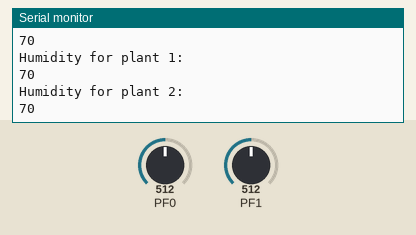
Bench run of a program on a simulated ATmega2560, built with avr-gcc and emulated at 16 MHz. Parts: the last lines printed to the serial monitor. The inputs (shaded band) are chosen by the test bench; at power-on: PF1 = 512, PF0 = 512.

Above: at 9.8 s.
9.9 s: PF1 set to 306
At 13.3 s:
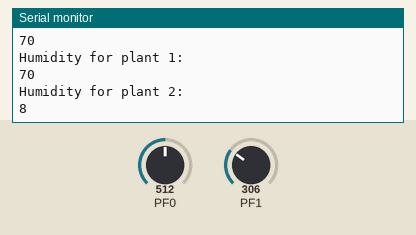
14.9 s: PF1 set to 280
At 17.3 s:
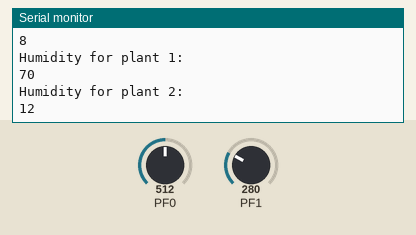
Timing chart, 0 to 18.8 s (numbered marks = the images above; inputs shaded):
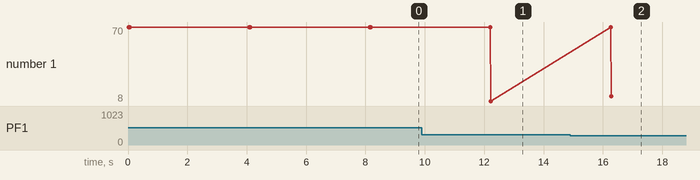

Measured:
- after the input at 9.9 s, the serial monitor: prints a new line after 2.3 s (image 1)
- after the input at 14.9 s, the serial monitor: prints a new line after 1.4 s (image 2)
- plotted number 1: 70 → 8 after the input at 9.9 s, 8 → 12 after the input at 14.9 s

The program:

main.cpp
```cpp
#include <avr/io.h>
#include "Potteplante.h"
#include "UART.h"
#include "Brugergreanseflade.h"

// Define the UART baud rate for 9600 (adjust depending on your system clock)
#define F_CPU 16000000UL  // Assuming a 16MHz clock (adjust if different)
#define BAUD 9600
#define MY_UBRR F_CPU/16/BAUD-1

#include <stdio.h>
#include <util/delay.h>

brugergraenseflade btInterface(9600);  // Baudrate sættes til 9600

int main(void) {

	Potteplante plant1(1, 0, 20, 5); // Brug ADC0 til plant1
	Potteplante plant2(2, 1, 20, 5); // Brug ADC1 til plant2

	while (1) {

		// Update the sensor (this will call SetHumidity in the sensor class)
		plant1.UpdateSensor();

		// Convert humidity to a string
		char humidityStr[10];  // Adjust size if needed
		sprintf(humidityStr, "%d", (int)plant1.GetHumidity());  // Convert humidity to string

		// Send humidity value via UART
		btInterface.SendMessage("Humidity for plant 1: ");
		btInterface.SendMessage(humidityStr);  // Send the string
		btInterface.SendMessage("\r\n");

// 		// Send threshold value via UART
// 		btInterface.SendMessage("Threshold for plant 1: ");
// 		char thresholdStr[10];
// 		sprintf(thresholdStr, "%d", (int)plant1.GetThreshold());
// 		btInterface.SendMessage(thresholdStr);
// 		btInterface.SendMessage("\r\n");
// 		btInterface.SendMessage("\r\n");


		// Repeat for plant2
		plant2.UpdateSensor();

		// Convert humidity for plant2 to string
		sprintf(humidityStr, "%d", (int)plant2.GetHumidity());

		// Send humidity value via UART
		btInterface.SendMessage("Humidity for plant 2: ");
		btInterface.SendMessage(humidityStr);  // Send the string
		btInterface.SendMessage("\r\n");

// 		// Send threshold value for plant2 via UART
// 		btInterface.SendMessage("Threshold for plant 2: ");
// 		sprintf(thresholdStr, "%d", (int)plant2.GetThreshold());
// 		btInterface.SendMessage(thresholdStr);
// 		btInterface.SendMessage("\r\n");
// 		btInterface.SendMessage("\r\n");
//
		_delay_ms(4000);

	}

	return 0;
}
```

Brugergreanseflade.cpp
```cpp
#include "Brugergreanseflade.h"

// Constructor: Initialize with a given baudrate
brugergraenseflade::brugergraenseflade(uint32_t baudrate) : baudrate_(baudrate) {
	initUART();  // Initialize UART
}

// Initialize or reinitialize UART1
void brugergraenseflade::initUART() {
	uint16_t ubrr = F_CPU / 16 / baudrate_ - 1;

	UBRR1H = (ubrr >> 8);  // Set the upper 8 bits of the baudrate
	UBRR1L = ubrr;         // Set the lower 8 bits of the baudrate

	UCSR1B = (1 << TXEN1) | (1 << RXEN1);  // Enable TX and RX
	UCSR1C = (1 << UCSZ11) | (1 << UCSZ10);  // Set data format to 8N1
}

// Check if a message is ready to be read
bool brugergraenseflade::IsMessageReady() {
	return (UCSR1A & (1 << RXC1));  // Check if there is data in the RX buffer
}

// Read a message from Bluetooth as a C-style string
void brugergraenseflade::ReadMessage(char* message, uint8_t maxLength) {
	uint8_t index = 0;
	while (IsMessageReady() && index < maxLength - 1) {
		char received = receiveChar();  // Receive one character at a time
		if (received == '\n' || received == '\r') {
			break;  // Stop reading at a newline or carriage return
		}
		message[index++] = received;  // Store the character
	}
	message[index] = '\0';  // Null-terminate the string
}

// Send a message via Bluetooth (C-style string)
void brugergraenseflade::SendMessage(const char* message) {
	while (*message) {           // Loop through each character of the string
		sendChar(*message++);    // Transmit each character and move to the next
	}
	sendChar('\n');  // End with a newline character
}

// Send a single character via UART1
void brugergraenseflade::sendChar(char c) {
	while (!(UCSR1A & (1 << UDRE1)));  // Wait for the transmit buffer to be empty
	UDR1 = c;  // Send the character
}

// Receive a single character from UART1
char brugergraenseflade::receiveChar() {
	while (!(UCSR1A & (1 << RXC1)));  // Wait for data to be received
	return UDR1;  // Return the received character
}
```

Brugergreanseflade.h
```cpp
#include <avr/io.h>

// Define the UART baud rate for 9600 (adjust depending on your system clock)
#define F_CPU 16000000UL  // Assuming a 16MHz clock (adjust if different)
#define BAUD 9600
#define MY_UBRR F_CPU/16/BAUD-1

class brugergraenseflade {
	private:
	uint32_t baudrate_;  // Baudrate attribute


	public:
	// Send a single character via UART1
	void sendChar(char c);

	// Receive a single character from UART1
	char receiveChar();


	// Constructor: Initialize with a given baudrate
	brugergraenseflade(uint32_t baudrate);

	// Initialize or reinitialize UART1
	void initUART();

	// Check if a message is ready to be read
	bool IsMessageReady();

	// Read a message from Bluetooth as a C-style string
	void ReadMessage(char* message, uint8_t maxLength);

	// Send a message via Bluetooth (C-style string)
	void SendMessage(const char* message);
};
```

Jordfugtighedsensor.cpp
```cpp
#include "Jordfugtighedsensor.h"

Jordfugtighedsensor::Jordfugtighedsensor(int pin)
: humidity(0), adcPin(pin) {
	ADC_init(); // Call ADC_init() here
}

int Jordfugtighedsensor::GetHumidity(){
	return humidity;
}

void Jordfugtighedsensor::SetHumidity(){ // Anderledes fra klassediagram, tror klassediagram har en lille fejl her
	humidity = ADC_readAsPercentage();
}


void Jordfugtighedsensor::ADC_init() {
	ADMUX = (1 << REFS0);  // Sætter reference til AVcc (5V)
	ADCSRA = (1 << ADEN) | (1 << ADPS2) | (1 << ADPS1) | (1 << ADPS0);  // Aktiverer ADC og sætter prescaler
}

double Jordfugtighedsensor::ADC_readAsPercentage(){  // Retunere Humidity som procent

	ADMUX = (ADMUX & 0xF0) | (adcPin & 0x0F);
	ADCSRA |= (1 << ADSC); // Starter konvertering
	while (ADCSRA & (1 << ADSC));  // Venter på, at konvertering er færdig

	double moisturePercentage = ((1023 - ADC) * 100) / (1023 - 300); // ADC registeret indeholder værdien for det digitale signal
return moisturePercentage;
}
```

Jordfugtighedsensor.h
```cpp
#pragma once
#include <avr/io.h> // giver os alle registre så som DDRB
//poppyhead

class Jordfugtighedsensor{
private:
	int humidity;

	// Ikke med i klassediagram, fordi det har været umuligt at forudsige:
	int adcPin = 0;  // ADC0 PIN på arduino: Vi SKAL finde på en løsning her, fordi lige nu er adcPin den samme for hvert object af plante, hvilket den ikke må være.

public:
	Jordfugtighedsensor(int pin);

	int GetHumidity();
	void SetHumidity(); // Anderledes fra klassediagram, tror klassediagram har en lille fejl her

	// Ikke med i klassediagram, fordi det har været umuligt at forudsige:
	void ADC_init();
	double ADC_readAsPercentage();  // Retunere Humidity som procent
};
```

Koer_automatisk_plantepleje.cpp
```cpp
#include "Koer_automatisk_plantepleje.h"
```

Koer_automatisk_plantepleje.h
```cpp
#pragma once
#include <avr/io.h>
// #include <vector> - den kan ikke finde vector library? måske bruge array?
// #include <string> - kan ikke finde string


class Koer_automatisk_plantepleje{

	/*

	ALT nedenstående er tænkte funktioner, men man kan ALTID gå tilbage og ændre funktioner,
	hvis det ender med ikke at give mening i designfasen!

	*/

private:
	// bool plantCareRunning_;
	// std::vector<Potteplante> plants_;
	// Brugergraenseflade brugergraenseflade;
	// Skaerm display_;
	// Vandbeholder WaterContainer;

public:
	// void ToggleAutomaticPlantCare();
	// bool VerifyHumidity();
	// void CreateDataMessage();
	// void AlertLowWaterLevel();
	// void UpdateTimer();

	};
```

Potteplante.cpp
```cpp
#include "Potteplante.h"


Potteplante::Potteplante(int ID, int HumiditySensorPin, int HumidityThreshold, int WateringDuration)
: id(ID),
humiditySensorPin(HumiditySensorPin),
humidityTreshold(HumidityThreshold),
wateringDuration(WateringDuration),
jordfugtighedsensor(HumiditySensorPin)  // Pass the pin here
{}


void Potteplante::WaterPlant(){
	// vandpumpe.PumpWater();
}

int Potteplante::GetHumidity(){
	return jordfugtighedsensor.GetHumidity();
}


int Potteplante::GetThreshold(){
	return humidityTreshold;
}

void Potteplante::SetThreshold(int NyHumidityTreshold){
	humidityTreshold = NyHumidityTreshold;
}

void Potteplante::UpdateSensor(){
	jordfugtighedsensor.SetHumidity();
}
```

UART.cpp
```cpp
#include "UART.h"
#include <stdlib.h>  // Inkluderer stdlib.h for itoa funktion

// Initialiserer UART ved hjælp af den angivne UBRR værdi
void UART::init(uint16_t ubrr) {
	UBRR0H = (ubrr >> 8);      // Sætter den høje byte af UBRR
	UBRR0L = ubrr;             // Sætter den lave byte af UBRR
	UCSR0B = (1 << TXEN0);     // Aktiverer transmitter
	UCSR0C = (1 << UCSZ01) | (1 << UCSZ00); // Sætter 8 data bits og 1 stop bit
}

void UART::transmit(char data) {
	while (!(UCSR0A & (1 << UDRE0)));  // Venter på, at transmit-bufferen er klar
	UDR0 = data;                       // Skriver data til transmit-bufferen
}

void UART::print(const char* str) {
	while (*str) {
		transmit(*str++);
	}
}

void UART::printNumber(uint8_t number) {
	char buffer[4];
	itoa(number, buffer, 10);  // Konverterer tallet til tekst (decimal-basis)
	print(buffer);             // Sender tallet som tekst
}
```

UART.h
```cpp
#pragma once
#include <avr/io.h>
#include <stdint.h>  // For faste datatyper som uint16_t

class UART {
	public:
	void init(uint16_t ubrr);        // Initialiserer UART med UBRR som parameter
	void transmit(char data);        // Sender ét tegn
	void print(const char* str);     // Sender en streng
	void printNumber(uint8_t number); // Sender et tal
};
```

potteplante.h
```cpp
#include "Jordfugtighedsensor.h"

class Potteplante{
	private:
	int id;
	int humiditySensorPin;
	int humidityTreshold;
	int wateringDuration;
	double HumidityPercent;


	Jordfugtighedsensor jordfugtighedsensor;

	public:

	// HumiditySensorPin(0) = ADC0, HumiditySensorPin(1) = ADC1 osv....
Potteplante(int ID, int HumiditySensorPin, int HumidityThreshold, int WateringDuration);
	void WaterPlant();
	int GetHumidity();
	int GetThreshold();
	void SetThreshold(int NyHumidityTreshold);
	void UpdateSensor();

	};
```
